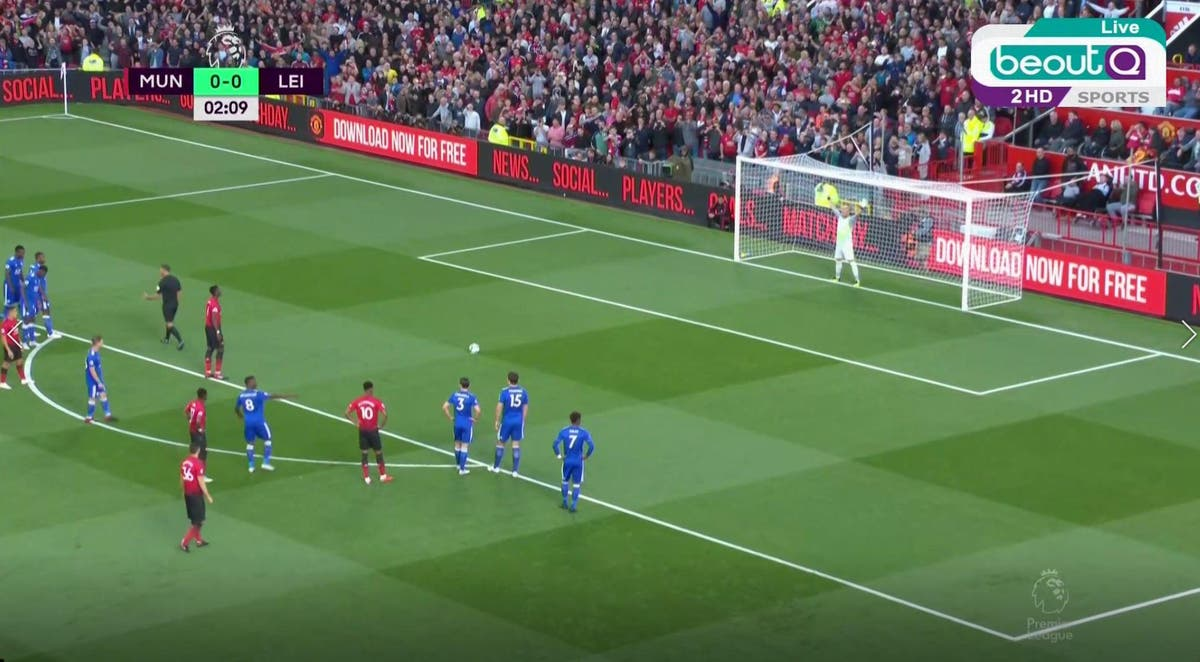
#> input picture Lucas/broadcast_img_0.jpg, 1200 x 662 px
$ python PitchFeaturesTest.py broadcast_img_0.jpg
#> lines starting #> are read from the running program, lines starting #| are printed output that depends on the picture; after the words box and inside, x2 and y2 are one past the last pixel; in counts of white or black regions, pixels touching at a corner belong together
import sys
import random
import numpy as np
import cv2
import matplotlib.pyplot as plt


def get_isolated_pitch(img, bin_buffer):
    # Convert image into HSV channels
    hsv = cv2.cvtColor(img, cv2.COLOR_BGR2HSV)
    # Get Hue channel and flatten array
    hue_flat = hsv[:,:,0].flatten()
    # Get Histogram Bins
    bins = plt.hist(hue_flat, bins=255)

    # Find largest bin and keep idx
    top_bin = 0
    top_idx = 0
    for b in range(0, len(bins[0])):
        if bins[0][b] > top_bin:
            top_bin = bins[0][b]
            top_idx = b

    # Set range floor and cieling within limits
    floor = 0
    if top_idx - bin_buffer < 0: floor = 0
    else: floor = top_idx - bin_buffer

    ceiling = 0
    if top_idx + bin_buffer > 255 - bin_buffer: ceiling = 255
    else: ceiling = top_idx + bin_buffer

    # Create a mask based on bin range
    mask = np.where(hsv[:,:,0] >= bins[1][floor],
                    np.where(hsv[:,:,0] < bins[1][ceiling], 1, 0), 0)

    # Apply mask to image
    for r in range(0, mask.shape[0]):
        for c in range(0, mask.shape[1]):
            if mask[r,c] != 1:
                img[r,c] = [0, 0, 0]

    return img


def get_isolated_lines(img, percentile):
    # Convert Image to Grayscale and flatten
    gray = cv2.cvtColor(img, cv2.COLOR_BGR2GRAY)
    gray_flat = gray.flatten()
    # Get Histogram Bins
    bins = plt.hist(gray_flat, bins=255)

    # Start running total
    running = 0
    # Initialize stop idx
    stop_idx = 0
    # Initialize stop condition
    stop_threshold = gray_flat.shape[0] * percentile

    # Find threshold bin
    for i in range(0, len(bins[0])):
        running += bins[0][i]
        if running > stop_threshold:
            stop_idx = i
            break

    # Create mask based on bin threshold
    mask = np.where(gray[:,:] >= bins[1][stop_idx], 1, 0)

    # Apply mask
    for r in range(0, mask.shape[0]):
        for c in range(0, mask.shape[1]):
            if mask[r,c] != 1: gray[r,c] = 0
            else: gray[r,c] = 255

    return gray


def get_hough_lines(img):
    blank_im = np.zeros(shape=img.shape)
    lines = cv2.HoughLinesP(img, rho=1, theta=np.pi/180, threshold=100, minLineLength=40, maxLineGap=20)
    for line in lines:
        x1, y1, x2, y2 = line[0]
        cv2.line(blank_im, (x1, y1), (x2, y2), 255, 5)

    return blank_im, lines


def get_line_intersections(lines):
    intersections = []

    for i in range(0, len(lines)-1):
        # Get current line equation
        a1, b1, a2, b2 = lines[i][0]
        m1, b1 = get_slope_intercept(a1, b1, a2, b2)

        for j in range(i+1, len(lines)):
            # Get comparison line equation
            c1, d1, c2, d2 = lines[j][0]
            m2, b2 = get_slope_intercept(c1, d1, c2, d2)

            # Solve for intersection
            x = (b1-b2) / (m2-m1)
            y = m1 * x + b1

            # Ensure point exists and
            # lies within bounds of both lines
            if x and y \
                and x >= ((a1 < a2) * (a1-5)) + ((a2 < a1) * (a2-5)) \
                and x <= ((a1 > a2) * (a1+5)) + ((a2 > a1) * (a2+5)) \
                and x >= ((c1 < c2) * (c1-5)) + ((c2 < c1) * (c2-5)) \
                and x <= ((c1 > c2) * (c1+5)) + ((c2 > c1) * (c2+5)) \
                and y >= ((b1 < b2) * (b1-5)) + ((b2 < b1) * (b2-5)) \
                and y <= ((b1 > b2) * (b1+5)) + ((b2 > b1) * (b2+5)) \
                and y >= ((d1 < d2) * (d1-5)) + ((d2 < d1) * (d2-5)) \
                and y <= ((d1 > d2) * (d1+5)) + ((d2 > d1) * (d2+5)) \
                :
                intersections += [(x, y)]

    return intersections


def get_slope_intercept(x1, y1, x2, y2):
    slope = (y2 - y1) / (x2 - x1)
    intercept = y1 - (x1 * slope)
    return slope, intercept


def get_line_corners(img, intersections):
    blank_im = np.zeros(shape=img.shape)

    corners = []

    for coor in intersections:
        x = int(coor[0])
        y = int(coor[1])
        if np.all((blank_im[y-10:y+10, x-10:x+10] == 0)):
            blank_im[y-10:y+10, x-10:x+10] = 255
            corners += [(x,y)]

    return blank_im, corners


if __name__ == '__main__':

    im = cv2.imread(sys.argv[1])
#> im is the input picture: shape (662, 1200, 3); mean B, G, R 87.2, 118.9, 100.3

    hue_buffer = 25
    gray_percentile = 0.985

    im = get_isolated_pitch(im, hue_buffer)
#> the loop in get_isolated_pitch, `for b in range(0, len(bins[0])):` made 255 passes
#> top_bin on passes 1, 66, 67, 69, 72, 73: 2870, 5121, 30365, 54661, 68171, 90653
#> after the loop in get_isolated_pitch, `for b in range(0, len(bins[0])):`: top_bin = 90653; top_idx = 72
#> in get_isolated_pitch, `else: floor = top_idx - bin_buffer`: floor = 47
#> in get_isolated_pitch, `else: ceiling = top_idx + bin_buffer`: ceiling = 97
#> in get_isolated_pitch, `mask = np.where(hsv[:,:,0] >= bins[1][floor], np.where(hsv[:,:,0] < bi..`:
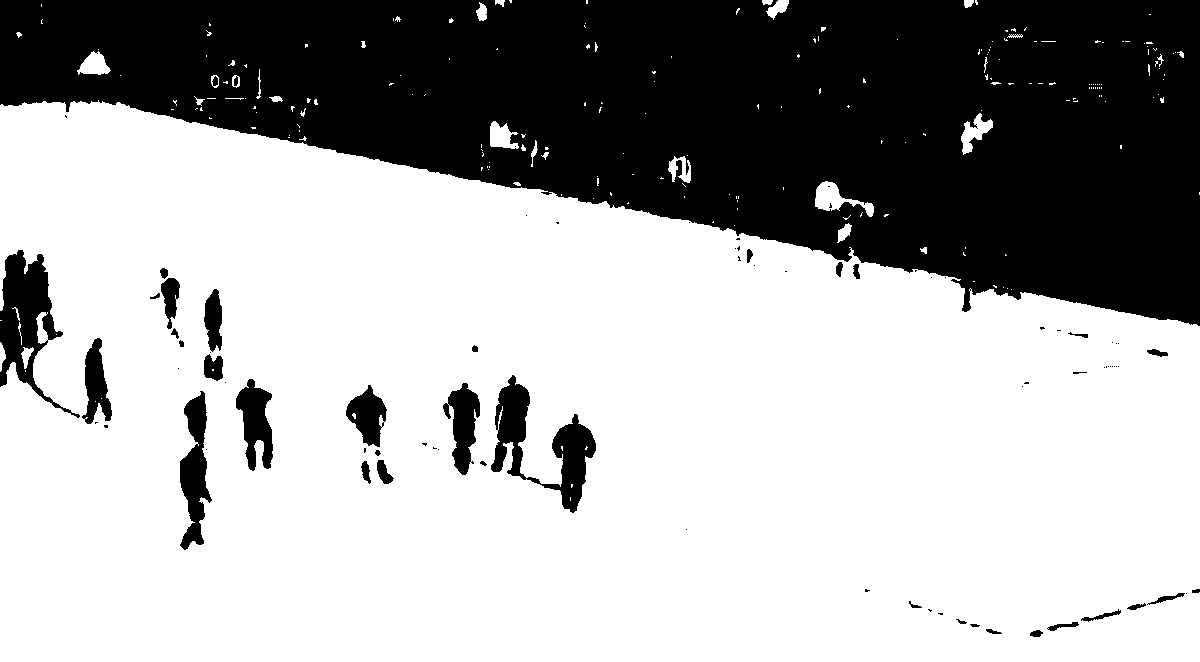
#> mask: shape (662, 1200) int64; values 0 (black) and 1 (white), 66.6% white; 82 black regions (46 under 20 px), largest, box (x1, y1, x2, y2) and area: (0, 0, 1200, 326) 242687, (0, 250, 80, 418) 5020, (491, 375, 596, 513) 4828
#> after the loop in get_isolated_pitch, `for r in range(0, mask.shape[0]):`:
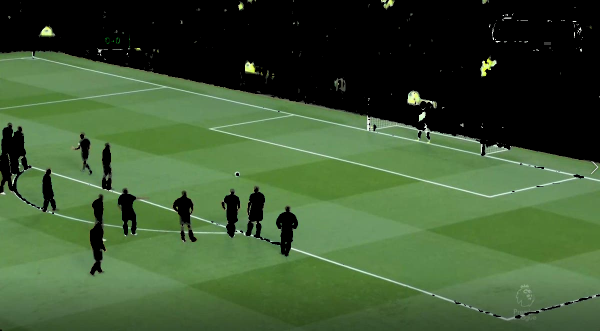
#> img: shape (662, 1200, 3) (shown at 1/2 size); mean B, G, R 50.8, 87.2, 61.9

    cv2.imwrite('documentation/test_clips/154_corners/PF_Step1.png', im)

    im = get_isolated_lines(im, gray_percentile)
#> in get_isolated_lines, `gray = cv2.cvtColor(img, cv2.COLOR_BGR2GRAY)`:
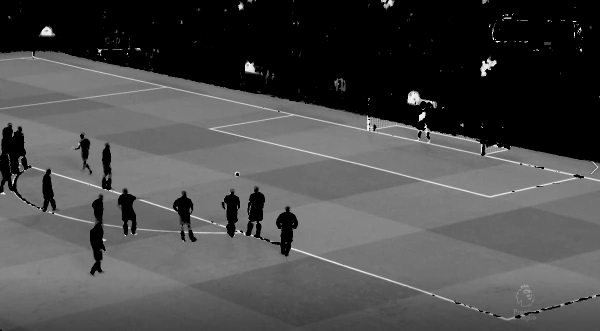
#> gray: shape (662, 1200) (shown at 1/2 size); min 0, max 254, mean 75.4
#> the loop in get_isolated_lines, `for i in range(0, len(bins[0])):` made 164 passes
#> (running, stop_idx) on pass 164: (782558, 163)
#> after the loop in get_isolated_lines, `for i in range(0, len(bins[0])):`: running = 782558

    cv2.imwrite('documentation/test_clips/154_corners/PF_Step2.png', im)

    im, hough_lines = get_hough_lines(im)
#> in get_hough_lines, `lines = cv2.HoughLinesP(img, rho=1, theta=np.pi/180, threshold=100, mi..`: lines = 31 rows, first 6: [404, 190, 1196, 359], [170, 364, 243, 387], [240, 154, 980, 312], [581, 497, 984, 628], [283, 399, 349, 420], [517, 279, 981, 394]
#> the loop in get_hough_lines, `for line in lines:` made 31 passes
#> after the loop in get_hough_lines, `for line in lines:`:
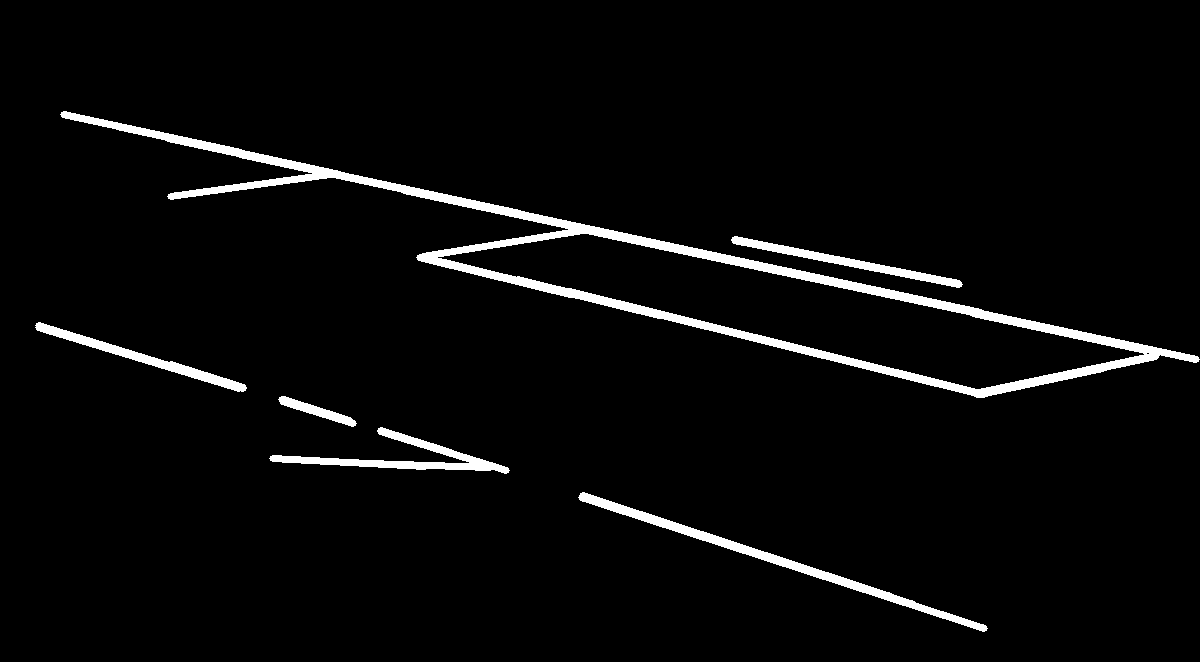
#> blank_im: shape (662, 1200) float64; 3.6% white; 6 white regions, box (x1, y1, x2, y2) and area: (60, 111, 1200, 398) 18208, (578, 492, 988, 632) 3602, (269, 427, 510, 474) 2546, (35, 322, 247, 392) 1968, (731, 236, 963, 288) 1874, (278, 396, 357, 427) 703
#> hough_lines has the same summary as lines in get_hough_lines

    cv2.imwrite('documentation/test_clips/154_corners/PF_Step3.png', im)

    intersections = get_line_intersections(hough_lines)
#> the loop in get_line_intersections, `for i in range(0, len(lines)-1):` made 30 passes
#> (a1, b1, a2, m1) on passes 1 to 8: (404, 103.8, 1196, 0.213), (170, 310.4, 243, 0.315), (240, 102.8, 980, 0.214), (581, 308.1, 984, 0.325), (283, 309, 349, 0.318), (517, 150.9, 981, 0.248), (569, 149.8, 984, 0.248), (582, 304.1, 890, 0.328)

    im, corners = get_line_corners(im, intersections)
#> the loop in get_line_corners, `for coor in intersections:` made 13 passes
#> coor on passes 1 to 8: (587.7, 229.2), (590.3, 228.8), (332.2, 173.7), (975.7, 392.7), (980.2, 393.8), (978.7, 393.4), (977.3, 392.3), (981.8, 393.5)

    cv2.imwrite('documentation/test_clips/154_corners/PF_Step4.png', im)

    print(corners)
#| [(587, 229), (332, 173), (975, 392), (420, 256)]
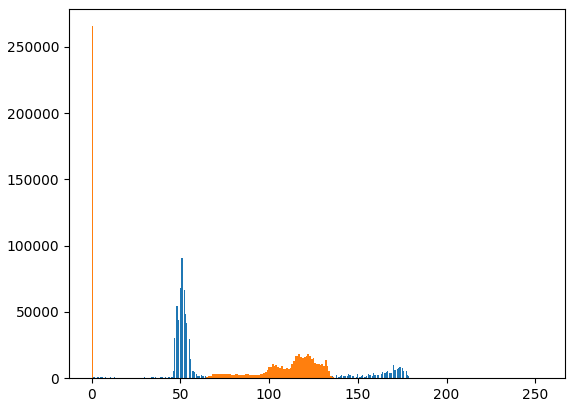
#> figure drawn by matplotlib, 1 panel; tallest bar 90653 high, from x = 50.54 to 51.24; tallest bar 265549 high, from x = 0 to 0.996

$ run again, on Lucas/broadcast_img_2.jpg
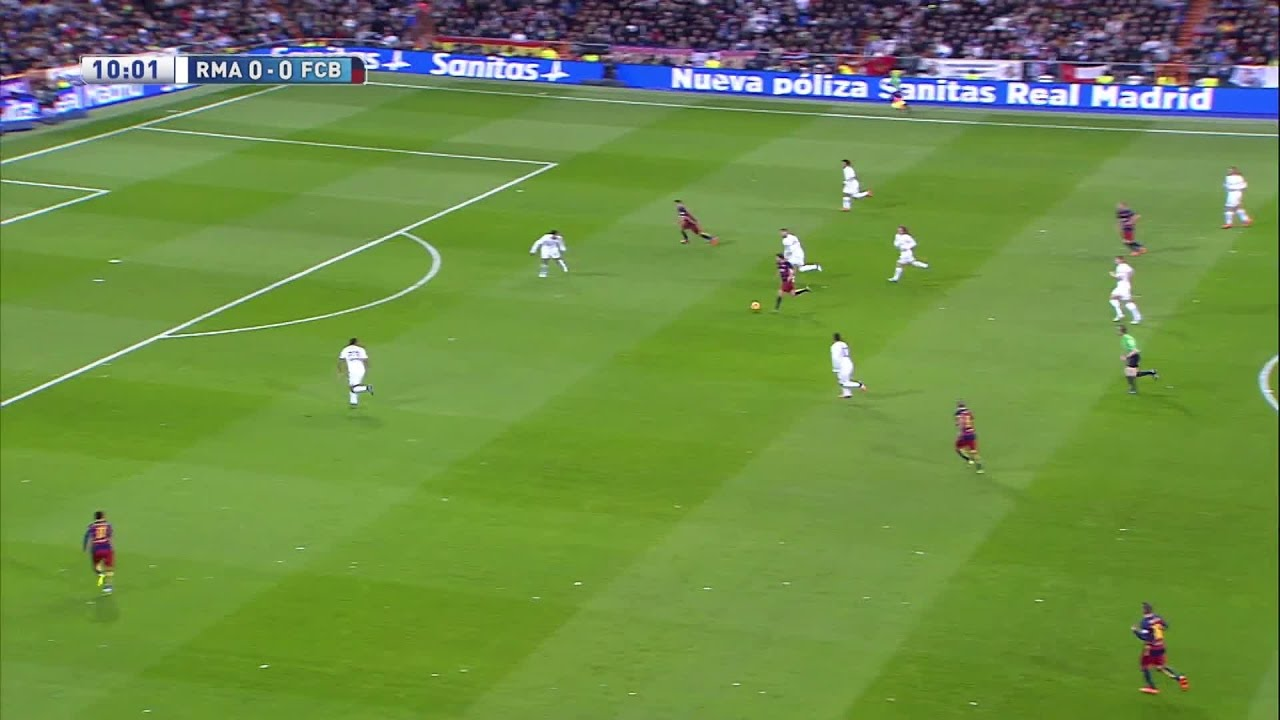
#> input picture Lucas/broadcast_img_2.jpg, 1280 x 720 px
#> im is the input picture: shape (720, 1280, 3); mean B, G, R 70.4, 141.3, 109.3
#> hsv: shape (720, 1280, 3); mean H, S, V 55.6, 146.1, 147.8
#> the loop in get_isolated_pitch, `for b in range(0, len(bins[0])):` made 255 passes
#> top_bin on passes 1, 50, 55, 56, 57, 59, 60, 62: 416, 672, 815, 1191, 4227, 49543, 204282, 282986
#> after the loop in get_isolated_pitch, `for b in range(0, len(bins[0])):`: top_bin = 282986; top_idx = 61
#> floor = 36
#> ceiling = 86
#> the loop in get_isolated_lines, `for i in range(0, len(bins[0])):` made 144 passes
#> (running, stop_idx) on pass 144: (908480, 143)
#> after the loop in get_isolated_lines, `for i in range(0, len(bins[0])):`: running = 908480
#> lines = 39 rows, first 6: [26, 391, 542, 171], [364, 83, 892, 119], [128, 127, 558, 164], [194, 318, 557, 163], [1, 161, 283, 86], [376, 84, 778, 112]
#> the loop in get_hough_lines, `for line in lines:` made 39 passes
#> after the loop in get_hough_lines, `for line in lines:`:
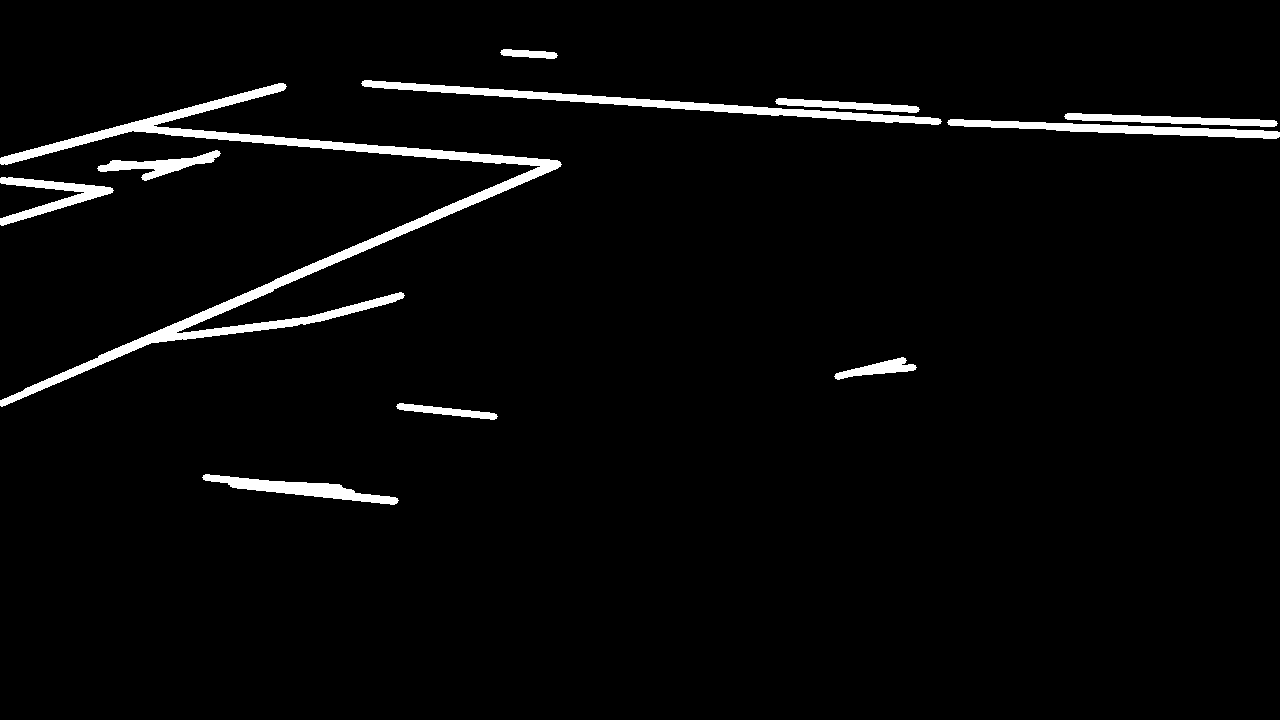
#> blank_im: shape (720, 1280) float64; 3.2% white; 11 white regions, largest, box (x1, y1, x2, y2) and area: (0, 83, 562, 407) 13139, (361, 80, 942, 125) 4296, (947, 119, 1280, 139) 2555
#> hough_lines has the same summary as lines in get_hough_lines
#> the loop in get_line_intersections, `for i in range(0, len(lines)-1):` made 38 passes
#> (a1, b1, a2, m1) on passes 1 to 6: (26, 402.1, 542, -0.426), (364, 58.18, 892, 0.0682), (128, 116, 558, 0.086), (194, 400.8, 557, -0.427), (1, 161.3, 283, -0.266), (376, 57.81, 778, 0.0697)
#> the loop in get_line_corners, `for coor in intersections:` made 15 passes
#> coor on passes 1 to 8: (555.2, 163.8), (128.6, 127.1), (553.5, 163.6), (131.2, 127.3), (126.5, 126.9), (558.3, 164), (556.8, 163.1), (555.2, 162.9)
#| [(555, 163), (128, 127), (174, 166), (105, 190), (140, 164)]
#> `print(corners)`:
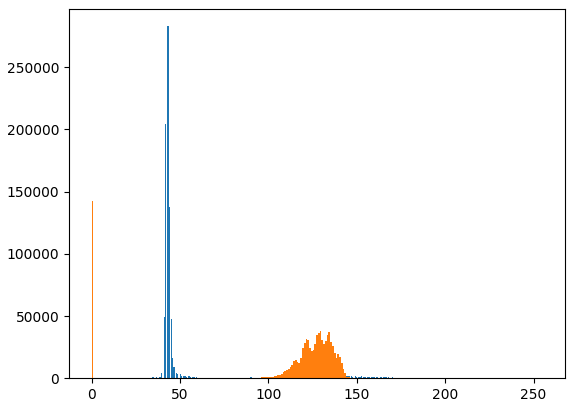
#> figure drawn by matplotlib, 1 panel; tallest bar 282986 high, from x = 42.82 to 43.52; tallest bar 142136 high, from x = 0 to 1
